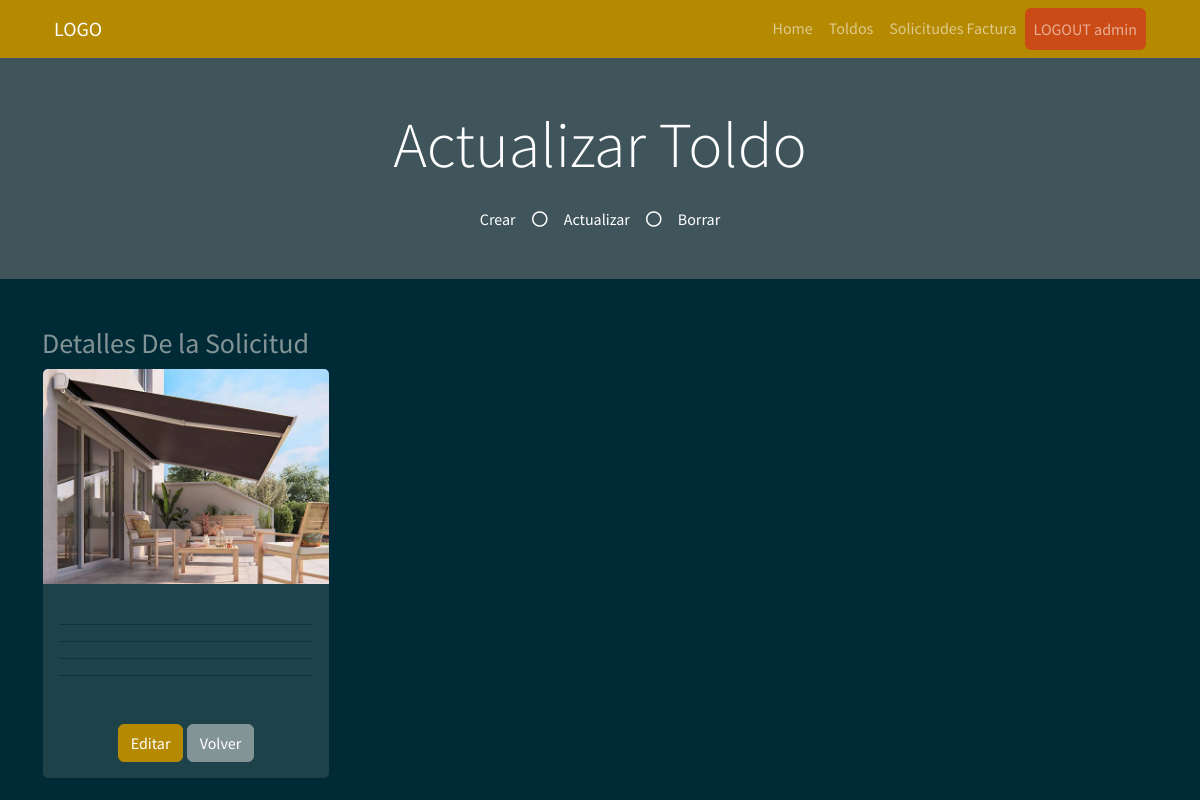
Page /create_factura/3 (signed in) on the earlier database version.
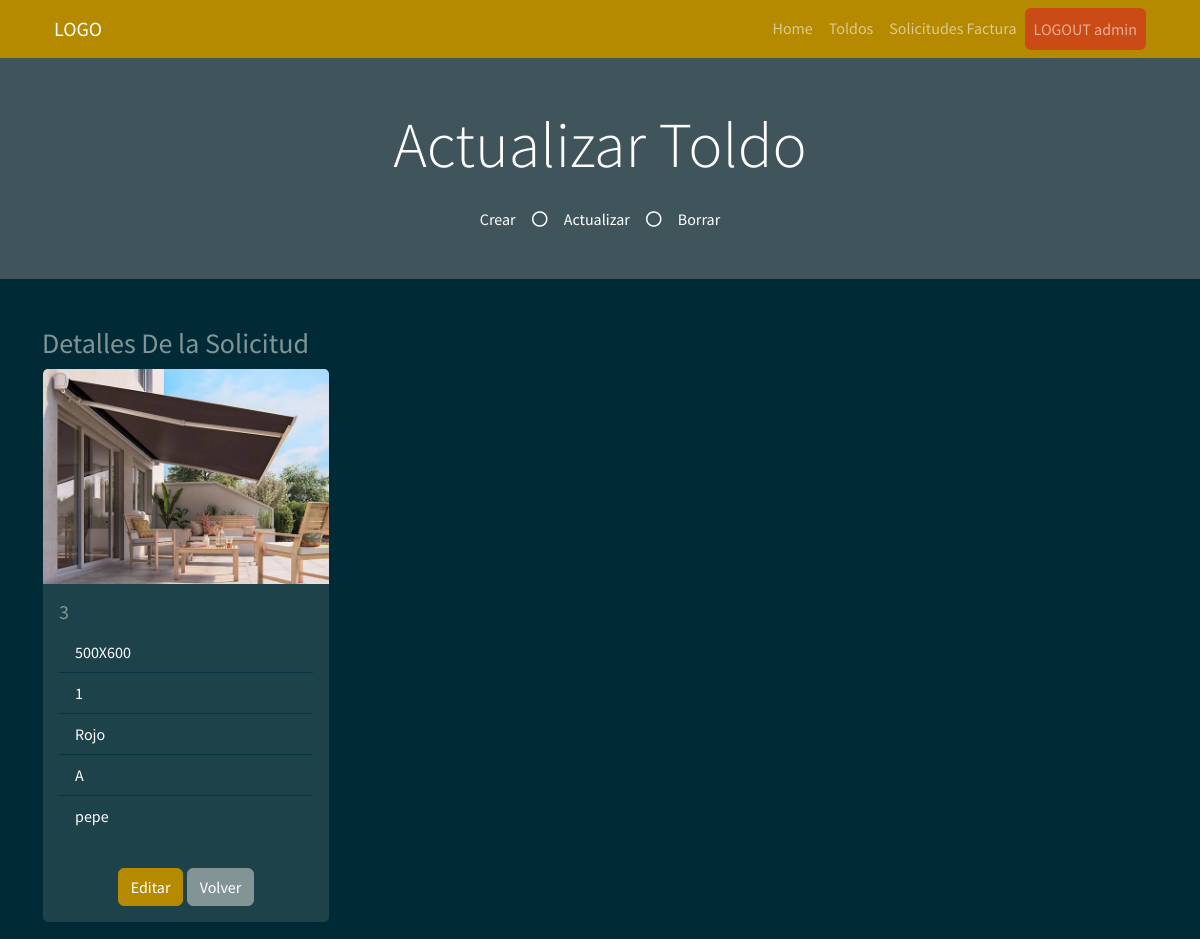
Same page on the later database version.
### myapp/models.py (models this page shows)
    class PresupuestoToldo(db.Model):
        __tablename__ = "PresupuestoToldo"  # Nombre de la tabla que se crea
        PresupuestoToldo_id = db.Column("presupuestoToldo_id", db.Integer, Sequence(
            'presupuestoToldo_id_seq'),  primary_key=True)
        Ancho = db.Column(db.String(20))
        Salida = db.Column(db.Integer)
        Color = db.Column(db.String(30))
        TipoLona = db.Column(db.String(30))
        Usu = db.Column(db.String(30))

### myapp/views.py (the view, shortened to what this page needs)
    @app.route("/create_factura/<int:PresupuestoToldo_id>", methods=["GET", "POST"])
    def create_factura(PresupuestoToldo_id: int):
        if request.method == "GET":
            read_solicitud = db_access["read_solicitud"]
            factura = read_solicitud(PresupuestoToldo_id)
            usuario = session['usuario']
            usu = usuario
            return render_template("create_factura.html", factura=factura, usu=usu)

### myapp/templates/create_factura.html (shortened to what this page needs)
<!DOCTYPE html>
<html>
<head>
    <link href="https://cdn.jsdelivr.net/npm/bootstrap@5.1.3/dist/css/bootstrap.min.css" rel="stylesheet"
>
    <link rel="stylesheet" href="../static/style/bootstrap.min(8).css">
</head>
<body>
    {% include 'includes/navbar.html' %}
    <div class="jumbotron jumbotron-fluid bg-jumbotron" style=" background-color: rgba(128, 128, 128, 0.5);">
        <div class="container text-center py-5">
            <h3 class="text-white display-3 mb-4">Actualizar Toldo</h3>
            <div class="d-inline-flex align-items-center text-white">
                <p class="m-0">Crear</p>
                <i class="far fa-circle px-3"></i>
                <p class="m-0">Actualizar</p>
                <i class="far fa-circle px-3"></i>
                <p class="m-0">Borrar</p>
            </div>
        </div>
    </div>
    <div class="container">
        <div class="row mt-5 ">
            <div class="col-4">
                <p class="list-group">
                <h3>Detalles De la Solicitud</h3>
                <div class="card" style="width: 18rem;">
                    <img src="../static/style/img/toldo.jpg" class="card-img-top" alt="...">
                    <div class="card-body">
                        <h5 class="card-title">
                            {{factura.PresupuestoToldo_id}}
                        </h5>
                        <ul class="list-group list-group-flush">
                            <li class="list-group-item">
                                {{factura.Ancho}}
                            </li>
                            <li class="list-group-item">
                                {{factura.Salida}}
                            </li>
                            <li class="list-group-item">
                                {{factura.Color}}
                            </li>
                            <li class="list-group-item">
                                {{factura.TipoLona}}
                            </li>
                            <li class="list-group-item">
                                {{factura.Usu}}
                            </li>
                        </ul>
                    </div>
                    <div class="card-body mx-auto">
                        <form method="POST">
                            <button type="button" class="btn btn-primary" data-bs-target="#form"
                                data-bs-toggle="collapse">Editar</button>
                            <a class="btn btn-secondary" href="">Volver</a>
                        </form>
                    </div>
                </div>
                </p>
            </div>
        </div>
    </div>
</body>
</html>

Differences in the rows shown:
added PresupuestoToldo: PresupuestoToldo_id "3", Ancho "500X600", Salida "1", Color "Rojo", TipoLona "A", Usu "pepe"
